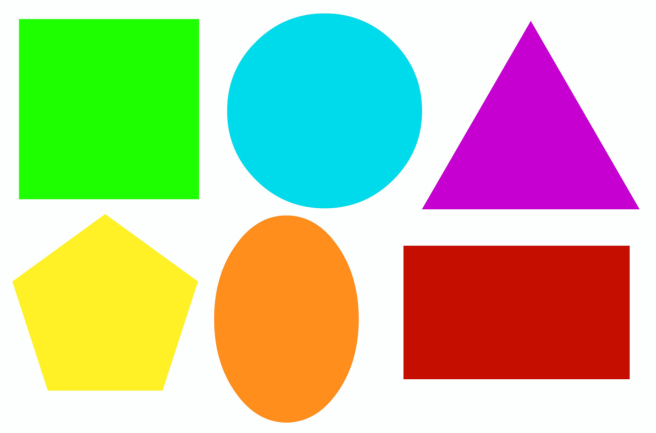
#> input picture WEEK2-Object-Detection-based-on-Shapes/images/example.png, 1311 x 865 px, found by its file name (shown at 1/2 size)
$ python 1_1_HSV_inrange.py
#> lines starting #> are read from the running program, lines starting #| are printed output that depends on the picture
### WEEK1-Object-Detection-based-on-Colors/utils.py
import cv2
import numpy as np
import os

def resize_image(image, percent):
    x = int((image.shape[1]*percent)/100)
    y = int((image.shape[0]*percent)/100)
    image_resize = cv2.resize(image,(x, y), interpolation = cv2.INTER_LINEAR)
    return image_resize
# [14 lines left out: function img_process, not called in this run]

### WEEK1-Object-Detection-based-on-Colors/1_1_HSV_inrange.py
'''
Author: MsC. Pham The Thinh
Title: Tìm các giá trị giới hạn của không gian màu HSV
'''

# Import the nesseary library : Khai báo các thư viện cần thiết để sử dụng trong chương trình
import cv2
import argparse
import numpy as np
import os
import glob
#------------------------------
# Import user-defined function : Gọi thư viện hàm phục vụ chương trình chính
from utils import resize_image
#---------------------------------
# Khai báo các giá trị cho trước H, S,V
max_value = 255
max_value_H = 360 // 2
low_H = 0
low_S = 0
low_V = 0
high_H = max_value_H
high_S = max_value
high_V = max_value
#-----------------------------
# Create window name: Tạo cửa sổ hiện thị tên là Image Capture và Object Detection
window_image_name = 'Image Capture'
window_detection_name = 'Object Detection'
cv2.namedWindow(window_image_name,cv2.WINDOW_NORMAL)
cv2.namedWindow(window_detection_name,cv2.WINDOW_NORMAL)
#-----------------------------
# Gán các tên biến
low_H_name = 'Low H'
low_S_name = 'Low S'
low_V_name = 'Low V'
high_H_name = 'High H'
high_S_name = 'High S'
high_V_name = 'High V'
#------------SUBFUNCTION----------------------
## Subfunction: Chương trình con phục vụ chương trình chính tìm ngưỡng của H
def on_low_H_thresh_trackbar(val):
    global low_H
    global high_H
    low_H = val
    low_H = min(high_H - 1, low_H)
    cv2.setTrackbarPos(low_H_name, window_detection_name, low_H)
def on_high_H_thresh_trackbar(val):
    global low_H
    global high_H
    high_H = val
    high_H = max(high_H, low_H + 1)
    cv2.setTrackbarPos(high_H_name, window_detection_name, high_H)
## Subfunction: Chương trình con phục vụ chương trình chính tìm ngưỡng của S
def on_low_S_thresh_trackbar(val):
    global low_S
    global high_S
    low_S = val
    low_S = min(high_S - 1, low_S)
    cv2.setTrackbarPos(low_S_name, window_detection_name, low_S)
def on_high_S_thresh_trackbar(val):
    global low_S
    global high_S
    high_S = val
    high_S = max(high_S, low_S + 1)
    cv2.setTrackbarPos(high_S_name, window_detection_name, high_S)
## Subfunction: Chương trình con phục vụ chương trình chính tìm ngưỡng của V
def on_low_V_thresh_trackbar(val):
    global low_V
    global high_V
    low_V = val
    low_V = min(high_V - 1, low_V)
    cv2.setTrackbarPos(low_V_name, window_detection_name, low_V)
def on_high_V_thresh_trackbar(val):
    global low_V
    global high_V
    high_V = val
    high_V = max(high_V, low_V + 1)
    cv2.setTrackbarPos(high_V_name, window_detection_name, high_V)

#---------------------------------------
# Gán các giá trị khi chạy chương trình
'''
We’ve added the add_argument() method, which is what we use to specify which command-line options the program is willing to accept. In this case, I’ve named it echo so that it’s in line with its function.

Calling our program now requires us to specify an option.

The parse_args() method actually returns some data from the options specified, in this case, echo.

The variable is some form of ‘magic’ that argparse performs for free (i.e. no need to specify which variable that value is stored in). You will also notice that its name matches the string argument given to the method, echo.'''

parser = argparse.ArgumentParser(description='Code for Thresholding Operations using inRange tutorial.')
parser.add_argument('--path_image', help='Path of detected image', default="C:\\Users\\ptthi\\OneDrive\\Desktop\\PRACTICE_ON_COMPUTER_VISION\\WEEK2-Object-Detection-based-on-Shapes\\images\\example.png", type=str)
args = parser.parse_args()
#-------------------------------------------------
# Read image using OpenCV libary: Đọc ảnh sử dụng thư viện của OPENCV
image_or = cv2.imread(args.path_image)
#> image_or is the input picture: shape (865, 1311, 3); mean B, G, R 156.5, 196.5, 191.1
# Resize image:
image = resize_image(image_or, 100)
#----------------
# Create trackbar: Tạo thanh trượt
cv2.createTrackbar(low_H_name, window_detection_name, low_H, max_value_H, on_low_H_thresh_trackbar)
cv2.createTrackbar(high_H_name, window_detection_name, high_H, max_value_H, on_high_H_thresh_trackbar)
cv2.createTrackbar(low_S_name, window_detection_name, low_S, max_value, on_low_S_thresh_trackbar)
cv2.createTrackbar(high_S_name, window_detection_name, high_S, max_value, on_high_S_thresh_trackbar)
cv2.createTrackbar(low_V_name, window_detection_name, low_V, max_value, on_low_V_thresh_trackbar)
cv2.createTrackbar(high_V_name, window_detection_name, high_V, max_value, on_high_V_thresh_trackbar)
# -----------------
# Chương trình chính vòng lặp
while True:
    # If no image, program breaks
    if image is None:
        break
    # Convert color space from BGR to HSV --> Đổi không gian màu từ BGR thành HSV
    image_HSV = cv2.cvtColor(image, cv2.COLOR_BGR2HSV)
#> image_HSV: shape (865, 1311, 3); mean H, S, V 63.2, 138.7, 243.3
    # Keep the objects that correspond with threshold of H,S,V value: Tìm các đối tượng tương ứng ngưỡng giá trị của H,S,V
    image_threshold = cv2.inRange(image_HSV, (low_H, low_S, low_V), (high_H, high_S, high_V))
#> image_threshold: shape (865, 1311); every value is 255
    # Convert color space from GRAY to BGR --> Đổi không gian màu từ GRAY thành BGR
    image_cvt = cv2.cvtColor(image_threshold,cv2.COLOR_GRAY2BGR)
#> image_cvt: shape (865, 1311, 3); every value is 255
    # Merge two images along x: hợp hai ảnh theo phương ngang
    image_merge = np.concatenate((image,image_cvt), axis =1)
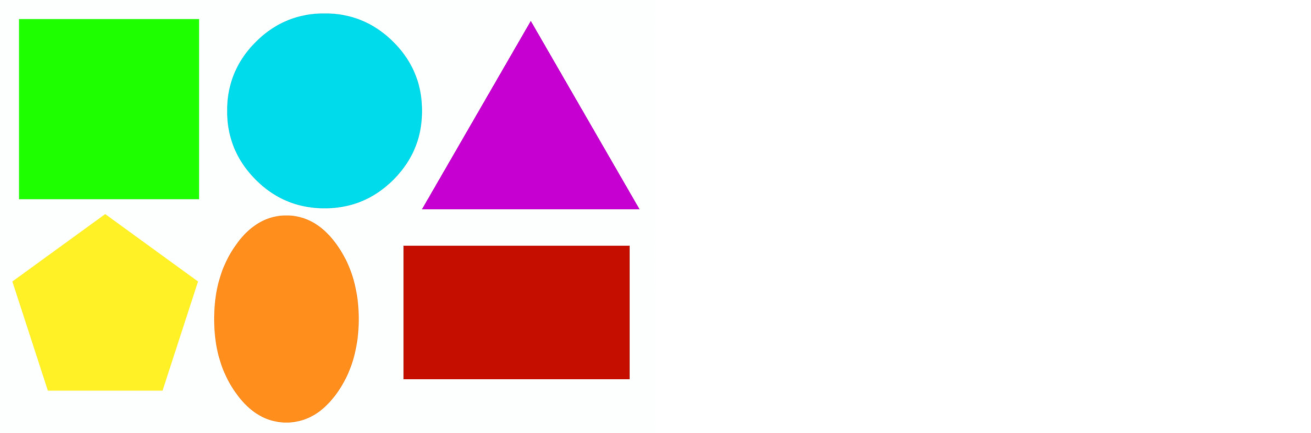
#> image_merge: shape (865, 2622, 3) (shown at 1/2 size); mean B, G, R 205.7, 225.8, 223
    # cv2.imshow(window_capture_name, image)
    # Show the image: Hiển thị kết quả
    cv2.imshow(window_detection_name, image_merge)
    cv2.imshow(window_image_name, image_merge)
    key = cv2.waitKey(30)
#> (key q is pressed here)
    if key == ord('q') or key == 27:
        break
